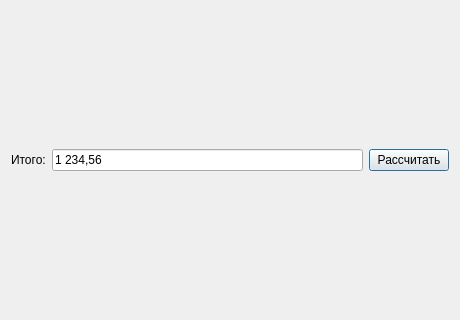
<?xml version="1.0" encoding="UTF-8"?>
<ui version="4.0"><class>Dialog</class><widget class="QDialog" name="Dialog"><property name="geometry"><rect><x>0</x><y>0</y><width>460</width><height>320</height></rect></property><property name="windowTitle"><string>#005 hbox/90_cyrillic</string></property><layout class="QVBoxLayout" name="verticalLayout"><property name="leftMargin"><number>11</number></property><property name="topMargin"><number>11</number></property><property name="rightMargin"><number>11</number></property><property name="bottomMargin"><number>11</number></property><property name="spacing"><number>6</number></property><item><layout class="QHBoxLayout" name="row"><property name="leftMargin"><number>0</number></property><property name="topMargin"><number>0</number></property><property name="rightMargin"><number>0</number></property><property name="bottomMargin"><number>0</number></property><property name="spacing"><number>6</number></property><item><widget class="QLabel" name="label_1"><property name="text"><string>Итого:</string></property></widget></item><item><widget class="QLineEdit" name="lineEdit_1"><property name="text"><string>1 234,56</string></property></widget></item><item><widget class="QPushButton" name="calc"><property name="text"><string>Рассчитать</string></property></widget></item></layout></item></layout></widget></ui>
